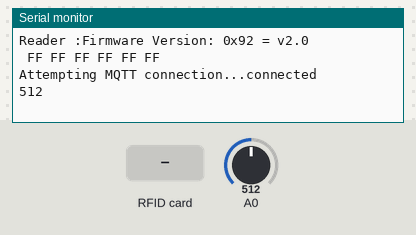
Simulated run of this sketch. Board: ESP8266 (NodeMCU). Parts: the last lines printed to the serial monitor. The test bench sets the inputs (shaded band); at power-on: A0 = 512. WiFi joins after 1.5 s; servers stay silent unless stated; no MQTT or app messages arrive unless stated.

Above: at 2.7 s.
2.8 s: RFID card 5E 7A 19 C4 held to the reader
At 4.0 s:
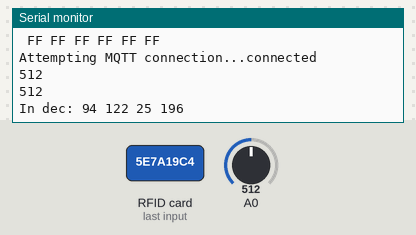
6.6 s: A0 set to 900
At 7.5 s:
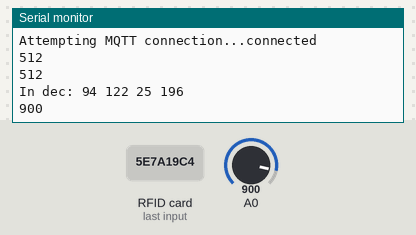

The sketch:

ESP-RFID.ino
```cpp
#include "ESP8266WiFi.h"
#include <PubSubClient.h>
#include <SPI.h>
#include <MFRC522.h>

const char* ssid = "nelip0t";
const char* password = "Thisismypass123";

const char* mqtt_server = "192.168.125.78";

WiFiClient raspPi;
PubSubClient client(raspPi);

#define SS_PIN D8
#define RST_PIN D0

MFRC522 rfid(SS_PIN, RST_PIN);
MFRC522::MIFARE_Key key;

byte nuidPICC[4];

static String lastPublishedCardID = "";

void setup() {
  Serial.begin(115200);

  setup_wifi();
  client.setServer(mqtt_server, 1883);
  client.setCallback(callback);

  SPI.begin();
  rfid.PCD_Init();
  Serial.println();
  Serial.print(F("Reader :"));
  rfid.PCD_DumpVersionToSerial();

  for (byte i = 0; i < 6; i++) {
    key.keyByte[i] = 0xFF;
  }

  printHex(key.keyByte, MFRC522::MF_KEY_SIZE);
}

void loop() {
  int lightValue = getPhotoSensorValue();

  if (!client.connected()) {
    reconnect();
  }

  if (!client.loop())
    client.connect("raspPi");

  Serial.println(lightValue);

  // Always publish light value to "GetSensorValue" topic
  client.publish("GetSensorValue", String(lightValue).c_str());

  if (!rfid.PICC_IsNewCardPresent())
    return;

  if (!rfid.PICC_ReadCardSerial())
    return;

  MFRC522::PICC_Type piccType = rfid.PICC_GetType(rfid.uid.sak);
  if (piccType != MFRC522::PICC_TYPE_MIFARE_MINI &&
      piccType != MFRC522::PICC_TYPE_MIFARE_1K &&
      piccType != MFRC522::PICC_TYPE_MIFARE_4K) {
    return;
  }

  String currentCardID = printDecCustom(rfid.uid.uidByte, rfid.uid.size);

  if (currentCardID != lastPublishedCardID) {
    // Card ID is different from the last published value
    for (byte i = 0; i < 4; i++) {
      nuidPICC[i] = rfid.uid.uidByte[i];
    }

    Serial.print(F("In dec:"));
    printDec(rfid.uid.uidByte, rfid.uid.size);
    Serial.println();

    // Publish RFID UID to "GetCard" topic
    client.publish("GetCard", currentCardID.c_str());

    // Update the last published card ID
    lastPublishedCardID = currentCardID;
  }

  rfid.PICC_HaltA();
  rfid.PCD_StopCrypto1();

  delay(2000);
}

void setup_wifi() {
  delay(10);

  // We start by connecting to a WiFi network
  Serial.println();
  Serial.print("Connecting to ");
  Serial.println(ssid);
  WiFi.begin(ssid, password);

  while (WiFi.status() != WL_CONNECTED) {
    delay(500);
    Serial.print(".");
  }

  Serial.println("");
  Serial.println("WiFi connection Successful");
  Serial.print("WiFi connected - ESP-8266 IP address: ");
  Serial.println(WiFi.localIP());
}

int getPhotoSensorValue() {
  // read the photo sensor value
  delay(1000);

  // read the input on analog pin 0:
  int sensorValue = analogRead(A0);

  // return out the value you read:
  return sensorValue;
}

void callback(String topic, byte* message, unsigned int length) {
  Serial.print("Message arrived on topic: ");
  Serial.print(topic);
  Serial.print(". Message: ");

  String messagein;

  for (int i = 0; i < length; i++) {
    Serial.print((char)message[i]);
    messagein += (char)message[i];
  }
}

void reconnect() {
  while (!client.connected()) {
    Serial.println();
    Serial.print("Attempting MQTT connection...");

    if (client.connect("raspPi")) {
      Serial.println("connected");
    } else {
      Serial.print("failed, rc=");
      Serial.print(client.state());
      Serial.println(" try again in 3 seconds");

      // Wait 3 seconds before retrying
      delay(2000);
    }
  }
}

void printHex(byte *buffer, byte bufferSize) {
  for (byte i = 0; i < bufferSize; i++) {
    Serial.print(buffer[i] < 0x10 ? " 0" : " ");
    Serial.print(buffer[i], HEX);
  }
}

void printDec(byte *buffer, byte bufferSize) {
  for (byte i = 0; i < bufferSize; i++) {
    Serial.print(buffer[i] < 0x10 ? " 0" : " ");
    Serial.print(buffer[i], DEC);
  }
}

String printDecCustom(byte *buffer, byte bufferSize) {
  String result = "";
  for (byte i = 0; i < bufferSize; i++) {
    result += (buffer[i] < 0x10 ? " 0" : " ");
    result += String(buffer[i], DEC);
  }
  return result;
}
```

Measured:
- after the input at 2.8 s, the serial monitor: prints a new line after 0.84 s (image 1)
- after the input at 6.6 s, the serial monitor: prints a new line after 0.05 s (image 2)
